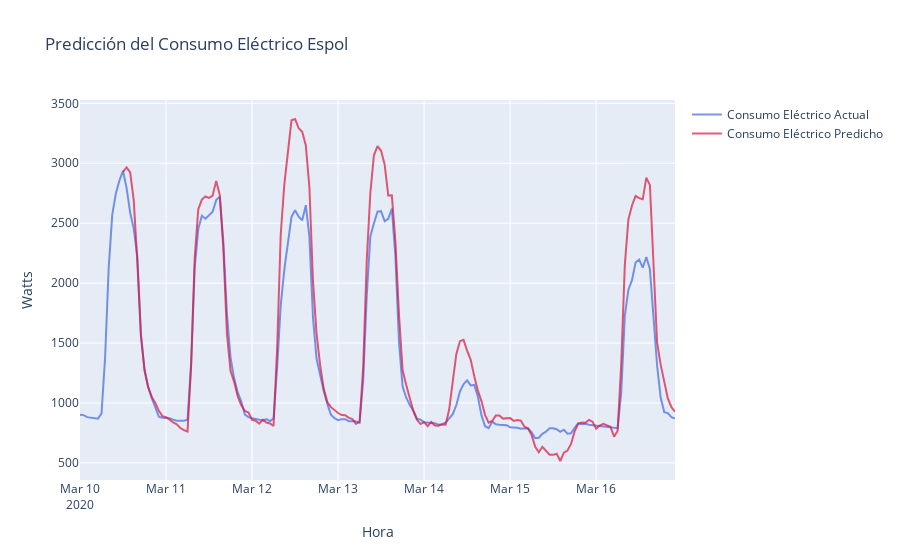

Notebook source saved alongside this figure:
### Code cell
Predicted = go.Scatter(x=act.iloc[observ:,:].index, y=np.array(y_f), opacity = 0.7, name = 'Consumo Eléctrico Predicho', line=dict(color='crimson'), yaxis='y')
Actual = go.Scatter(x=act.index, y=act['energia_activa'].values, opacity = 0.7, name = 'Consumo Eléctrico Actual', line=dict(color='royalBlue'), yaxis='y')
#Actual2 = go.Scatter(x=act.index, y=pred['electricity'].values, opacity = 0.7, name = 'Actual Value2', line=dict(color='Blue'), yaxis='y')
layout = go.Layout(title='Predicción del Consumo Eléctrico Espol', xaxis=dict(title='Hora'),
                   yaxis=dict(title='Watts', overlaying='y'),
                  yaxis2=dict(title='Watts', side='right'))
fig = go.Figure(data=[Actual, Predicted], layout=layout)
fig.show() # para correr en colab use fig.show(renderer='colab')

### Figure 1 — Plotly figure (JSON) as saved in the notebook; plotly's stock layout.template omitted (floating-point values rounded to 4 significant figures; data arrays with more than 128 entries replaced by an {"elided": "..."} marker saying what was removed)
{"data": [{"line": {"color": "royalBlue"}, "name": "Consumo Eléctrico Actual", "opacity": 0.7, "type": "scatter", "x": {"elided": "167 str values"}, "y": {"elided": "167 float values"}, "yaxis": "y"}, {"line": {"color": "crimson"}, "name": "Consumo Eléctrico Predicho", "opacity": 0.7, "type": "scatter", "x": {"elided": "155 str values"}, "y": {"elided": "155 float values"}, "yaxis": "y"}], "layout": {"title": {"text": "Predicción del Consumo Eléctrico Espol"}, "xaxis": {"title": {"text": "Hora"}}, "yaxis": {"overlaying": "y", "title": {"text": "Watts"}}, "yaxis2": {"side": "right", "title": {"text": "Watts"}}}}
